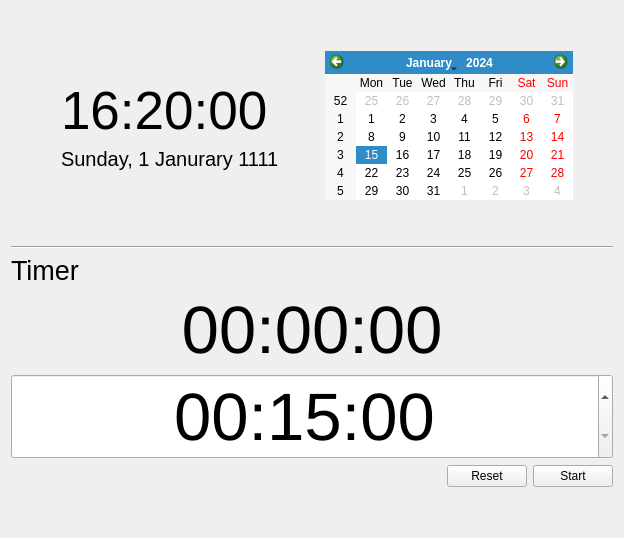
    <widget class="QFrame" name="clockFrame">
     <property name="frameShape">
      <enum>QFrame::NoFrame</enum>
     </property>
     <property name="frameShadow">
      <enum>QFrame::Raised</enum>
     </property>
     <layout class="QVBoxLayout" name="verticalLayout_4">
      <item>
       <layout class="QHBoxLayout" name="horizontalLayout_3">
        <item>
         <layout class="QVBoxLayout" name="verticalLayout">
          <property name="leftMargin">
           <number>50</number>
          </property>
          <item>
           <spacer name="verticalSpacer_2">
            <property name="orientation">
             <enum>Qt::Vertical</enum>
            </property>
            <property name="sizeHint" stdset="0">
             <size>
              <width>20</width>
              <height>40</height>
             </size>
            </property>
           </spacer>
          </item>
          <item>
           <widget class="QLabel" name="time">
            <property name="font">
             <font>
              <pointsize>40</pointsize>
             </font>
            </property>
            <property name="text">
             <string>16:20:00</string>
            </property>
           </widget>
          </item>
          <item>
           <widget class="QLabel" name="date">
            <property name="font">
             <font>
              <pointsize>15</pointsize>
             </font>
            </property>
            <property name="text">
             <string>Sunday, 1 Janurary 1111</string>
            </property>
           </widget>
          </item>
          <item>
           <spacer name="verticalSpacer">
            <property name="orientation">
             <enum>Qt::Vertical</enum>
            </property>
            <property name="sizeHint" stdset="0">
             <size>
              <width>20</width>
              <height>40</height>
             </size>
            </property>
           </spacer>
          </item>
         </layout>
        </item>
        <item>
         <layout class="QGridLayout" name="gridLayout">
          <item row="1" column="1">
           <widget class="QCalendarWidget" name="calendarWidget">
            <property name="sizePolicy">
             <sizepolicy hsizetype="Minimum" vsizetype="Minimum">
              <horstretch>0</horstretch>
              <verstretch>0</verstretch>
             </sizepolicy>
            </property>
           </widget>
          </item>
          <item row="2" column="1">
           <spacer name="verticalSpacer_4">
            <property name="orientation">
             <enum>Qt::Vertical</enum>
            </property>
            <property name="sizeHint" stdset="0">
             <size>
              <width>20</width>
              <height>40</height>
             </size>
            </property>
           </spacer>
          </item>
          <item row="0" column="1">
           <spacer name="verticalSpacer_3">
            <property name="orientation">
             <enum>Qt::Vertical</enum>
            </property>
            <property name="sizeHint" stdset="0">
             <size>
              <width>20</width>
              <height>40</height>
             </size>
            </property>
           </spacer>
          </item>
          <item row="1" column="2">
           <spacer name="horizontalSpacer_3">
            <property name="orientation">
             <enum>Qt::Horizontal</enum>
            </property>
            <property name="sizeHint" stdset="0">
             <size>
              <width>40</width>
              <height>20</height>
             </size>
            </property>
           </spacer>
          </item>
          <item row="1" column="0">
           <spacer name="horizontalSpacer_2">
            <property name="orientation">
             <enum>Qt::Horizontal</enum>
            </property>
            <property name="sizeHint" stdset="0">
             <size>
              <width>40</width>
              <height>20</height>
             </size>
            </property>
           </spacer>
          </item>
         </layout>
        </item>
       </layout>
      </item>
      <item>
       <widget class="Line" name="line">
        <property name="orientation">
         <enum>Qt::Horizontal</enum>
        </property>
       </widget>
      </item>
      <item>
       <layout class="QVBoxLayout" name="verticalLayout_5">
        <item>
         <widget class="QLabel" name="label_6">
          <property name="font">
           <font>
            <pointsize>20</pointsize>
           </font>
          </property>
          <property name="text">
           <string>Timer</string>
          </property>
         </widget>
        </item>
        <item>
         <widget class="QLabel" name="label_7">
          <property name="font">
           <font>
            <pointsize>50</pointsize>
           </font>
          </property>
          <property name="text">
           <string>00:00:00</string>
          </property>
          <property name="alignment">
           <set>Qt::AlignCenter</set>
          </property>
         </widget>
        </item>
        <item>
         <widget class="QTimeEdit" name="timeEdit">
          <property name="font">
           <font>
            <pointsize>50</pointsize>
           </font>
          </property>
          <property name="alignment">
           <set>Qt::AlignCenter</set>
          </property>
          <property name="dateTime">
           <datetime>
            <hour>0</hour>
            <minute>15</minute>
            <second>0</second>
            <year>1969</year>
            <month>12</month>
            <day>6</day>
           </datetime>
          </property>
          <property name="date">
           <date>
            <year>1969</year>
            <month>12</month>
            <day>6</day>
           </date>
          </property>
          <property name="displayFormat">
           <string>HH:mm:ss</string>
          </property>
          <property name="timeSpec">
           <enum>Qt::UTC</enum>
          </property>
          <property name="time">
           <time>
            <hour>0</hour>
            <minute>15</minute>
            <second>0</second>
           </time>
          </property>
         </widget>
        </item>
        <item>
         <layout class="QHBoxLayout" name="horizontalLayout">
          <item>
           <spacer name="horizontalSpacer_4">
            <property name="orientation">
             <enum>Qt::Horizontal</enum>
            </property>
            <property name="sizeHint" stdset="0">
             <size>
              <width>40</width>
              <height>20</height>
             </size>
            </property>
           </spacer>
          </item>
          <item>
           <widget class="QPushButton" name="pushButton_3">
            <property name="text">
             <string>Reset</string>
            </property>
            <property name="icon">
             <iconset theme="edit-undo">
              <normaloff>.</normaloff>.</iconset>
            </property>
           </widget>
          </item>
          <item>
           <widget class="QPushButton" name="pushButton_2">
            <property name="text">
             <string>Start</string>
            </property>
            <property name="icon">
             <iconset theme="dialog-ok">
              <normaloff>.</normaloff>.</iconset>
            </property>
           </widget>
          </item>
         </layout>
        </item>
       </layout>
      </item>
      <item>
       <spacer name="verticalSpacer_5">
        <property name="orientation">
         <enum>Qt::Vertical</enum>
        </property>
        <property name="sizeHint" stdset="0">
         <size>
          <width>20</width>
          <height>40</height>
         </size>
        </property>
       </spacer>
      </item>
     </layout>
    </widget>
